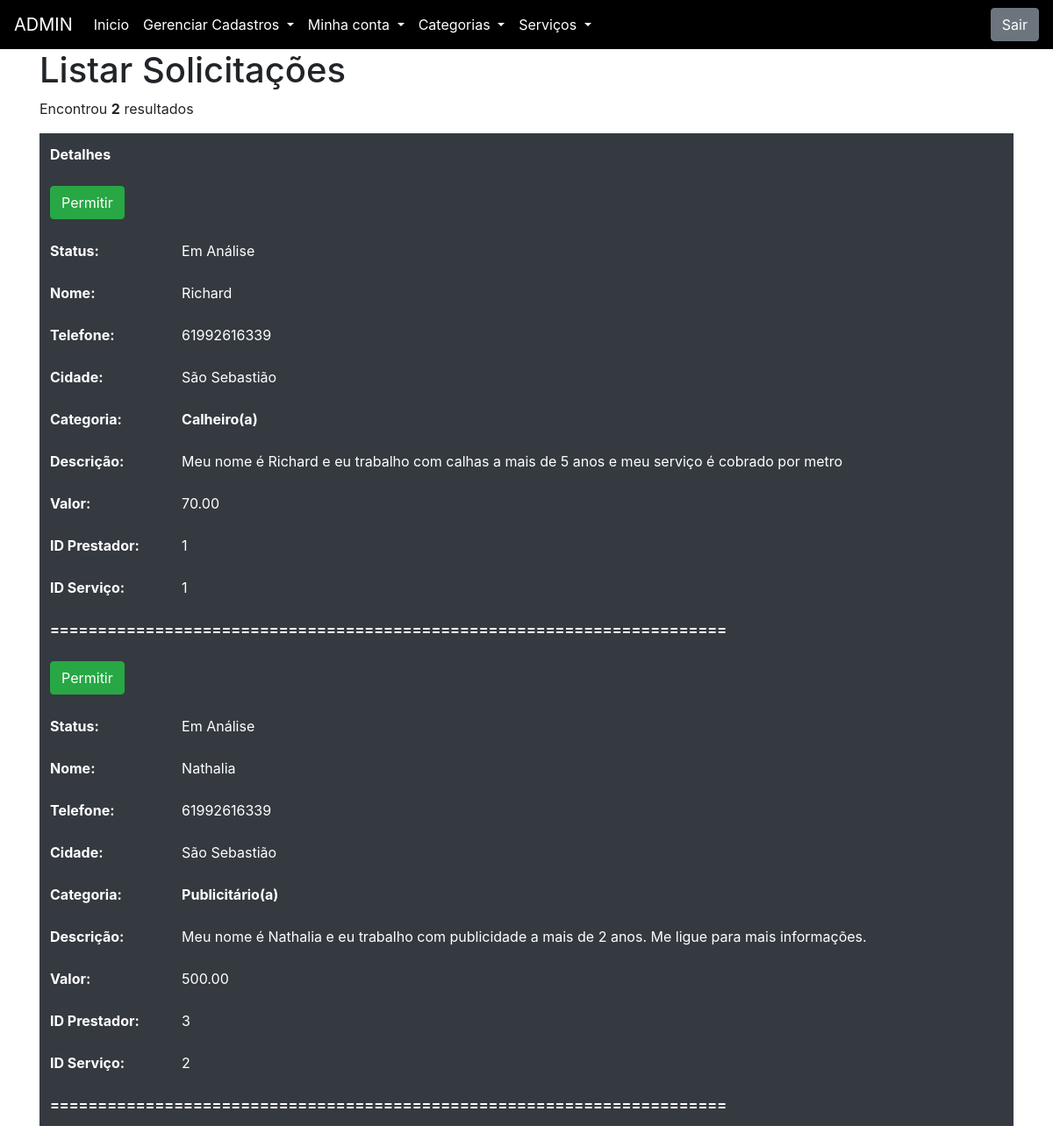
The app's page /AreaPrivadaA.php?page=Listar-Servicos (signed in) with its own data.
### tables this page shows
CREATE TABLE `servico` (
  `id_Servico` int(11) NOT NULL,
  `Descricao` varchar(500) NOT NULL,
  `Valor` decimal(10,2) NOT NULL,
  `Status` varchar(45) NOT NULL,
  `id_Prestador` int(11) NOT NULL,
  `id_Categoria` int(11) NOT NULL
);

CREATE TABLE `prestador` (
  `id_Prestador` int(11) NOT NULL,
  `Nome` varchar(255) NOT NULL,
  `Sobrenome` varchar(255) NOT NULL,
  `CPF` varchar(15) NOT NULL,
  `Telefone` varchar(11) NOT NULL,
  `Cidade` varchar(255) NOT NULL,
  `id_Login` int(11) NOT NULL
);

CREATE TABLE `categoria` (
  `id_Categoria` int(11) NOT NULL,
  `TipoCategoria` varchar(255) NOT NULL
);

### Listar-Servicos.php (the view, shortened to what this page needs)
<!DOCTYPE html>
<h1>Listar Solicitações </h1>
<?php
	$sql = "SELECT * FROM servico as s inner join categoria as c on s.id_Categoria=c.id_Categoria inner join prestador as p on s.id_Prestador=p.id_Prestador WHERE status='Em Análise' ";
	$res = $conn->query($sql) or die($conn->error);
	$qtd = $res->num_rows;
	if($qtd > 0){
		print "<p>Encontrou <b>$qtd</b> resultados</p>";
		print "<table class='table table-borderless table-dark'>";
		print "<tr>";
   		print "<thead>" ;
      	print "<th scope='col'>Detalhes</th>";
    	print "</thead>";
    	print "</tr>";
		while($row = $res->fetch_object()){
			print "<tr>";
			print "<td><button class='btn btn-success' onclick=\"if(confirm('Tem certeza que deseja permitir?')){location.href='?page=Salvar-Categoria&acao=permitir&id_Servico=".$row->id_Servico."';}else{false;}\">Permitir</button></td>";
			print "</tr>";
			print "<th scope='col'>Status:</th><td>".$row->Status."</td>";
			print "<th scope='col'>Nome:</th><td>".$row->Nome."</td>";
			print "<th scope='col'>Telefone:</th><td>".$row->Telefone."</td>";
			print "<th scope='col'>Cidade:</th><td>".$row->Cidade."</td>";
			print "<th scope='col'>Categoria:</th><th>".$row->TipoCategoria."</th>";
			print "<th scope='col'>Descrição:</th><td>".$row->Descricao."</td>";
			print "<th scope='col'>Valor:</th><td>".$row->Valor."</td>";
			print "<th scope='col'>ID Prestador:</th><td>".$row->id_Prestador."</td>";
			print "<th scope='col'>ID Serviço:</th><td>".$row->id_Servico."</td>";
			print "<th colspan='2'>=======================================================================</th>";
		}
		print "</table>";
	}else{
		print "Nenhum dado encontrado";
	}
?>

### AreaPrivadaA.php (shortened to what this page needs)
<!DOCTYPE html>
<html lang="pt-br">
	<head>
		<link rel="stylesheet" href="https://stackpath.bootstrapcdn.com/bootstrap/4.4.1/css/bootstrap.css">
	</head>
	<body >
		<nav class="navbar navbar-expand-lg navbar-light" style="background-color: black;">
			<a class="navbar-brand" href="?page=main3" style="color: white;">ADMIN</a>
			<div class="collapse navbar-collapse" id="navbarSupportedContent">
				<ul class="navbar-nav mr-auto">
					<li class="nav-item active">
						<a class="nav-link" href="?page=main3" style="color: white;">Inicio</a>
					</li>
					<li class="nav-item dropdown">
						<a class="nav-link dropdown-toggle" href="#" id="navbarDropdown" role="button" data-toggle="dropdown" aria-haspopup="true" aria-expanded="false" style="color: white;">
						Gerenciar Cadastros
						</a>
					</li>
					<li class="nav-item dropdown">
						<a class="nav-link dropdown-toggle" href="#" id="navbarDropdown" role="button" data-toggle="dropdown" aria-haspopup="true" aria-expanded="false" style="color: white;">
						Minha conta
						</a>
					</li>
					<li class="nav-item dropdown">
						<a class="nav-link dropdown-toggle" href="#" id="navbarDropdown" role="button" data-toggle="dropdown" aria-haspopup="true" aria-expanded="false" style="color: white;">
						Categorias
						</a>
					</li>
					<li class="nav-item dropdown">
						<a class="nav-link dropdown-toggle" href="#" id="navbarDropdown" role="button" data-toggle="dropdown" aria-haspopup="true" aria-expanded="false" style="color: white;">
						Serviços
						</a>
					</li>
				</ul>
				<ul class="nav justify-content-end">
  					<li class="nav-item">
					<li class="nav-item">
						<a class="btn btn-secondary" href="?page=Logout-Administrador" role="button">Sair</a>
					</li>
				</ul>
			</div>
		</nav>
			<div class="container">
				<div class="row">
					<div class="col-lg-12">
						<?php
							include ("config.php");
							switch(@$_REQUEST["page"])
							{
								case "Listar-Servicos":
									include("Listar-Servicos.php");
								break;
							}
						?>
					</div>
				</div>
			</div>
	</body>
</html>

### records on screen
servico: Status "Em Análise", id_Prestador.Nome "Richard", id_Prestador.Telefone "61992616339", id_Prestador.Cidade "São Sebastião", id_Categoria.TipoCategoria "Calheiro(a)", Descricao "Meu nome é Richard e eu trabalho com calhas a mais de 5 anos e meu serviço é cobrado por metro", Valor "70.00", id_Prestador.id_Prestador "1", id_Servico "1"
servico: Status "Em Análise", id_Prestador.Nome "Nathalia", id_Prestador.Telefone "61992616339", id_Prestador.Cidade "São Sebastião", id_Categoria.TipoCategoria "Publicitário(a)", Descricao "Meu nome é Nathalia e eu trabalho com publicidade a mais de 2 anos. Me ligue para mais informações.", Valor "500.00", id_Prestador.id_Prestador "3", id_Servico "2"

### other values on screen
$qtd "2"
